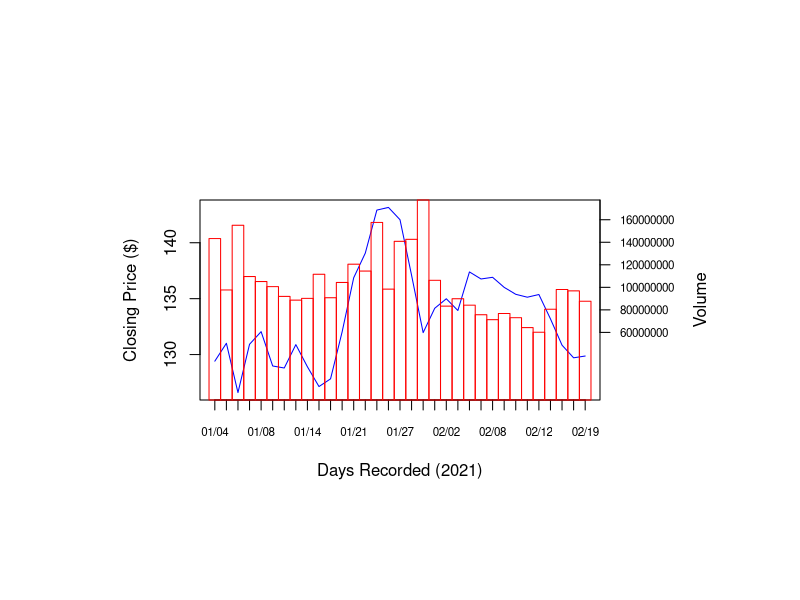

Source code (R):
# Author - Caden Pun

# read the apple stock csv and allow the slash in the header
setwd("C:/users/irons/documents/github/cs-coursework/fhda/cis44h")
data <- read.csv(file = "AAPL_2021.csv", check.names = FALSE)

# get the data in chronological order
prices <- rev(as.numeric(gsub("\\$", "", data[, 2])))
days <- rev(as.Date(data[, 1], format = "%m/%d/%Y"))
volume <- rev(as.numeric(data[, 3]))

# change margins of graph
par(mar = c(10, 10, 10, 10))

# plot the line plot of prices vs days
plot(
    prices, 
    type = "l", 
    xlab = "Days Recorded (2021)", 
    ylab = "Closing Price ($)", 
    xaxt = "n", 
    col = rgb(0, 0, 1)
    )

# add x axis with m/d format
axis(
    side = 1, 
    at = seq_along(days), 
    labels = format(days, "%m/%d"), 
    cex.axis = 0.7
    )

# calculate midpoints of bars in volume bar plot
bp <- barplot(
    volume,  
    space = 0, 
    plot = FALSE
    )
# plot the volume bar plot with midpoints centered
par(new = TRUE)
barplot(
    volume,  
    space = 0, 
    col = rgb(1, 0, 0, alpha = 0),
    border = rgb(1, 0, 0),
    yaxt = "n",
    ylim = c(0, max(volume)),
    xlim = c(diff(bp)[1] / 2, 33 - diff(bp)[1] / 2)
    )

# add secondary y axis
ticks <- pretty(volume)
axis(
    side = 4, 
    at = ticks,  
    labels = ticks,
    cex.axis = 0.7,
    las = 1
    )
mtext("Volume", side = 4, line = 4.5)

# mean/median of closing price
print(paste("Mean (Average) and Median Closing Price are", mean(prices), "and", median(prices), "respectively"))

# mean/median of volume of shares traded
print(paste("Mean (Average) and Median Volume of Shares traded are", mean(volume), "and", median(volume), "respectively"))

# total volume of shares traded
print(paste("Total Volume of Shares traded in 2021 is", sum(volume)))